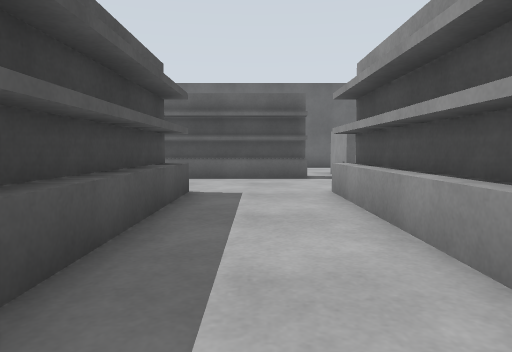
view 1 (above)

19 first-person views from a walk through a Gazebo world. The camera is 0.72 m above the floor, tilts 4° down and sees 70° across. The floor is counted in squares, 1 m on a side. Each view is taken from the middle of a square. On the plan, view 1 faces up. The plan holds only what a view shows up to about 11 squares ahead; the rest is blank.

view 2
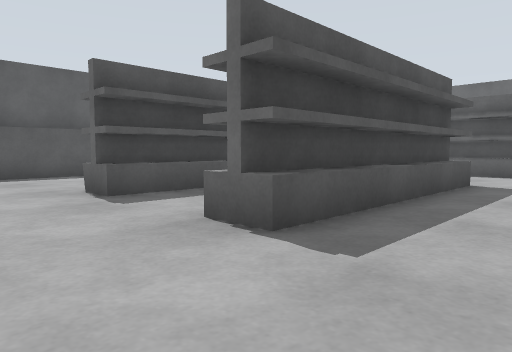

view 3
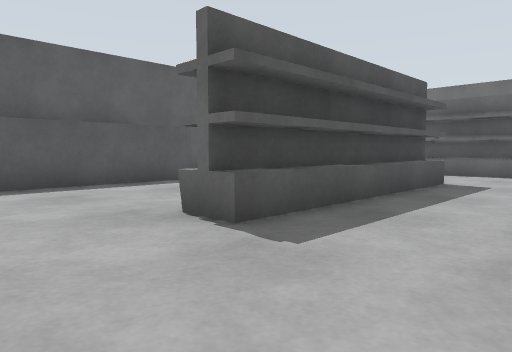

view 4
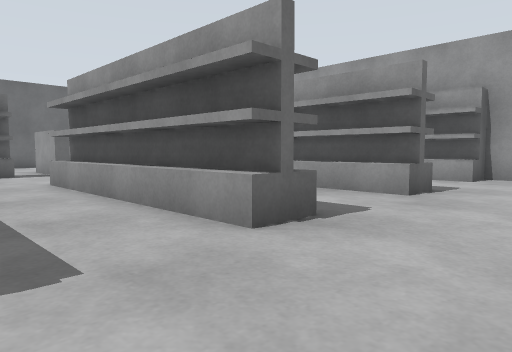

view 5
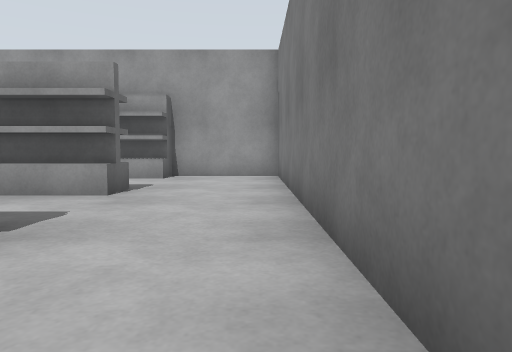

view 6
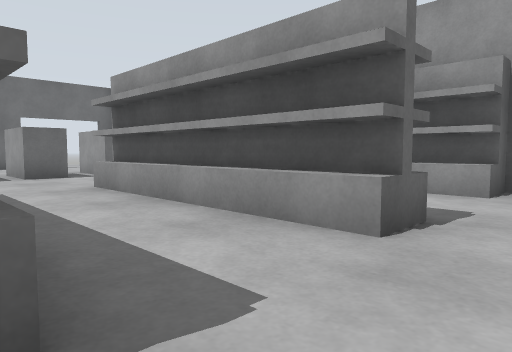

view 7
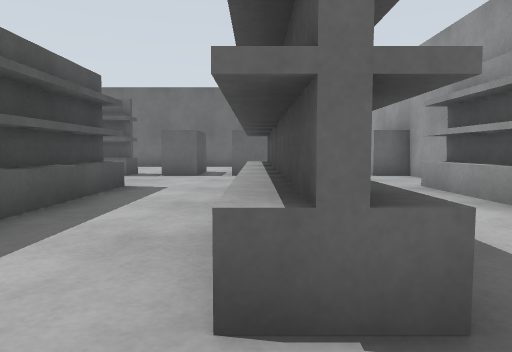

view 8
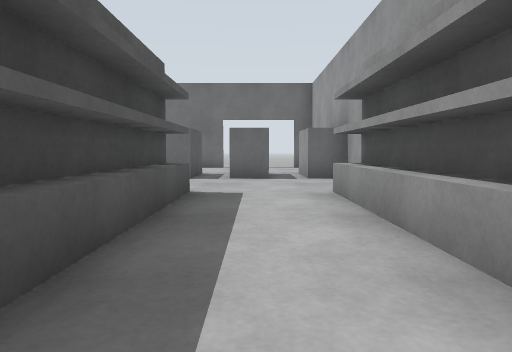

view 9
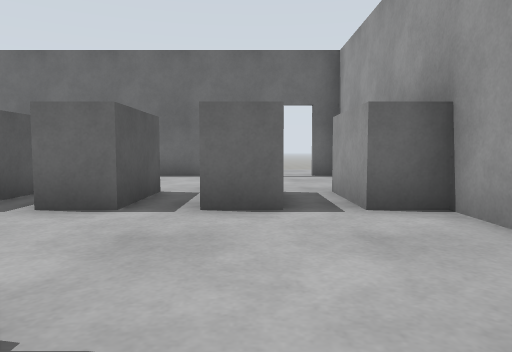

view 10
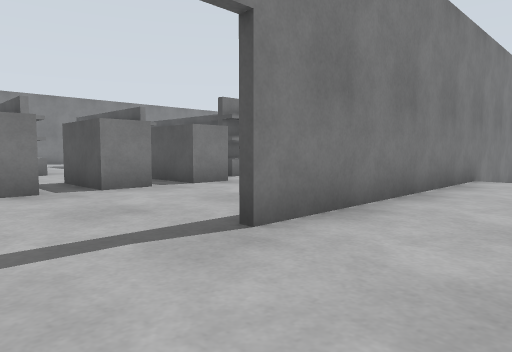

view 11
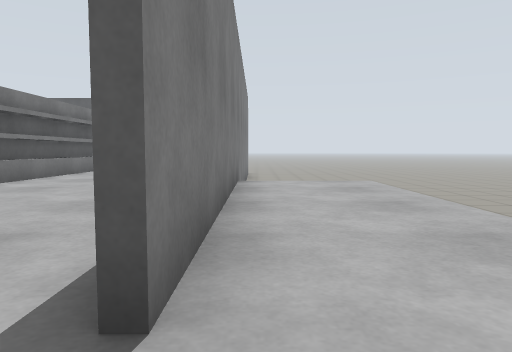

view 12
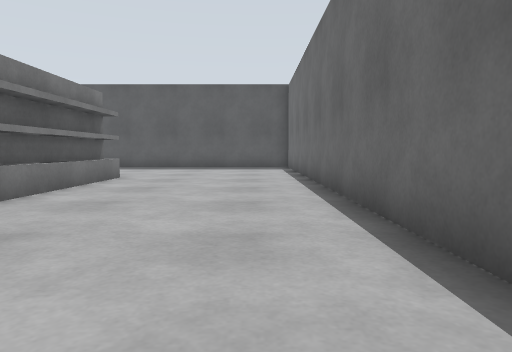

view 13
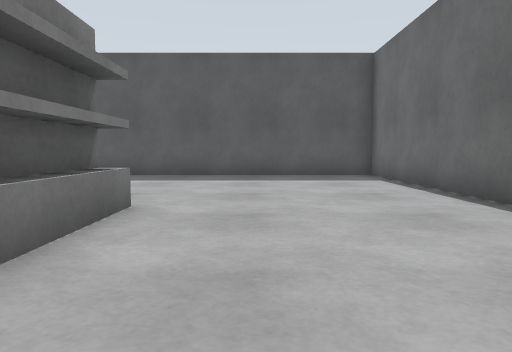

view 14
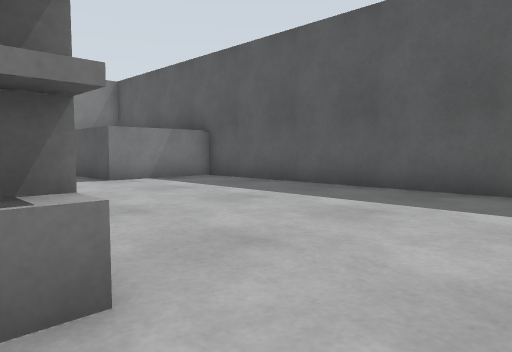

view 15
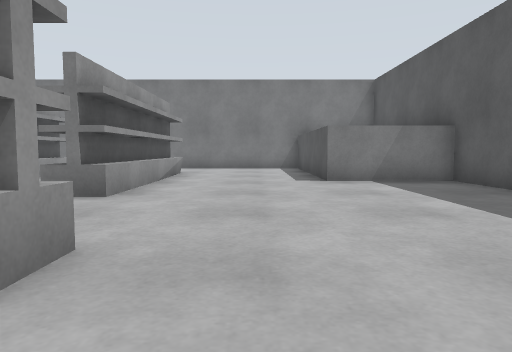

view 16
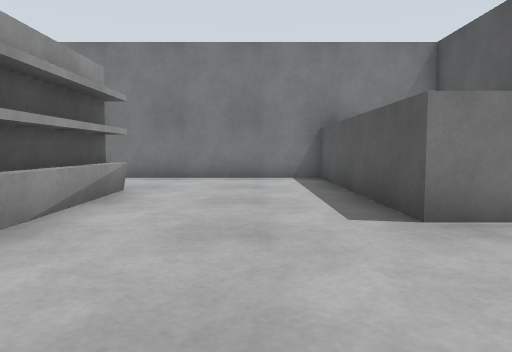

view 17
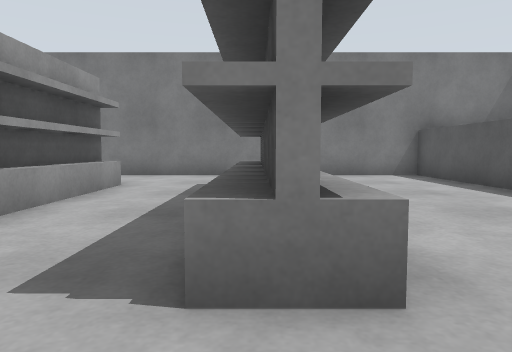

view 18
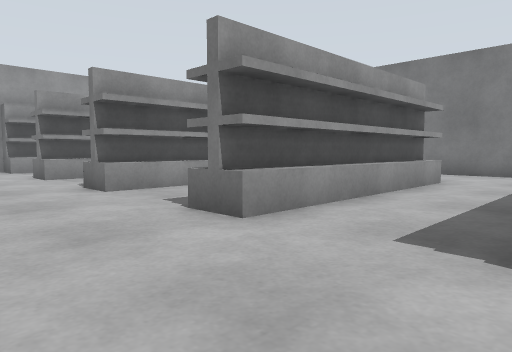

view 19
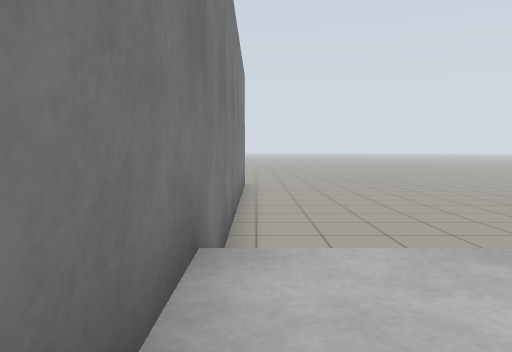

### Floor plan
Key: @ floor where view 1 was taken; # wall or solid block; . floor; = window, fence, low wall or low ledge; v drop or lower ground.
Columns run from 13 left of view 1 to 10 right of it. Each row starts with its distance up from view 1.
 19    vvvvvvv  vvvvv
 18    vvvvvvv v..........
 17    vvvvvvv v..........
 16  ##########v..........
 15 #..........########...v
 14 #......................#
 13 #......................#
 12 #......................#
 11 #...............#.#.#.#
 10 #......=######=.#.#.#.#
  9 #......................#
  8 #......................#
  7 #......................#
  6 #.......#..##..#..##..#
  5 #.......#..##..#..##..#
  4 #.......#..##..#..##..#
  3 v###....#..##..#..##..#
  2 v  #....#..##..#..##..#
  1 v  #....#..##..#..##..#
  0 v  #.........@.........#
 -1 v  #...................#
 -2 v  #...................#
 -3 vvvv###################

Where each view was taken, in squares from view 1:
view 1: 0 up, 0 right, facing up
view 2: 2 down, 1 right, facing up-left
view 3: 2 down, 2 left, facing up-left
view 4: 2 down, 1 left, facing up-right
view 5: 2 down, 1 left, facing right
view 6: 1 down, 2 right, facing up-right
view 7: 1 down, 5 right, facing up
view 8: 0 up, 7 right, facing up
view 9: 5 up, 7 right, facing up
view 10: 18 up, 8 right, facing down-left
view 11: 16 up, 7 right, facing left
view 12: 14 up, 3 right, facing left
view 13: 12 up, 2 left, facing left
view 14: 12 up, 6 left, facing down-left
view 15: 12 up, 8 left, facing down
view 16: 7 up, 8 left, facing down
view 17: 8 up, 5 left, facing down
view 18: 9 up, 5 left, facing down-right
view 19: 16 up, 1 right, facing left
